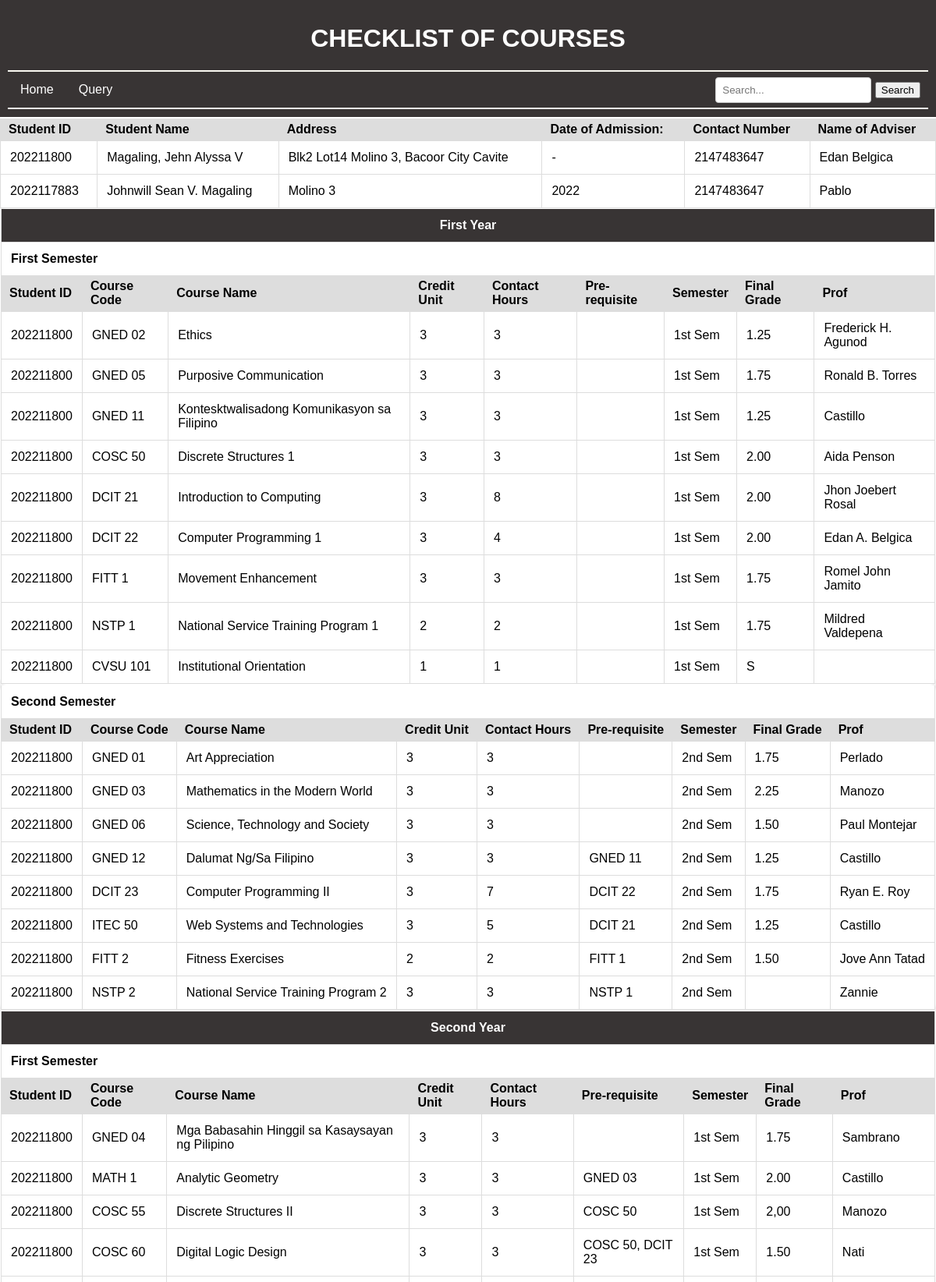
The app's page /home.php (upper part) with its own data.
### tables this page shows
CREATE TABLE `student_info` (
  `student_info_id` int(50) NOT NULL,
  `student_id` int(50) NOT NULL,
  `student_name` varchar(100) NOT NULL,
  `address` varchar(100) NOT NULL,
  `date_of_add` varchar(100) NOT NULL,
  `contact_num` int(50) NOT NULL,
  `name_of_adviser` varchar(100) NOT NULL
);

CREATE TABLE `firstyr_1stsem` (
  `id` int(50) NOT NULL,
  `firstyr_1stsem_id` int(50) NOT NULL,
  `course_code` varchar(50) NOT NULL,
  `course_name` varchar(100) NOT NULL,
  `credit_unit` int(50) NOT NULL,
  `contact_hrs` int(50) NOT NULL,
  `pre_quisite` varchar(100) NOT NULL,
  `semester` varchar(100) NOT NULL,
  `finalgrade` varchar(50) NOT NULL,
  `firstyr_1stsem_prof` varchar(100) NOT NULL
);

CREATE TABLE `firstyr_2ndsem` (
  `id` int(50) NOT NULL,
  `firstyr_2ndsem_id` int(50) NOT NULL,
  `course_code` varchar(50) NOT NULL,
  `course_name` varchar(50) NOT NULL,
  `credit_unit` int(50) NOT NULL,
  `contact_hrs` int(50) NOT NULL,
  `pre_quisite` varchar(100) NOT NULL,
  `semester` varchar(100) NOT NULL,
  `finalgrade` text NOT NULL,
  `firstyr_2ndsem_prof` varchar(100) NOT NULL
);

CREATE TABLE `secondyr_1stsem` (
  `id` int(50) NOT NULL,
  `secondyr_1stsem_id` int(50) NOT NULL,
  `course_code` varchar(50) NOT NULL,
  `course_name` varchar(50) NOT NULL,
  `credit_unit` int(50) NOT NULL,
  `contact_hrs` int(50) NOT NULL,
  `pre_quisite` varchar(100) NOT NULL,
  `semester` varchar(100) NOT NULL,
  `finalgrade` varchar(50) NOT NULL,
  `secondyr_1stsem_prof` varchar(100) NOT NULL
);

### home.php (the view, shortened to what this page needs)
    <!DOCTYPE html>
    <html lang="en">
    <head>
        <link rel="stylesheet" href="style1.css">
</body>
</html>
    </head>
    <body>
    <header>
    <h1>CHECKLIST OF COURSES</h1>
    <nav>
    <a href="mainpg.php">Home</a>
    <a href="process.php">Query</a>
</nav>
<div class="search-box">
    <form id="searchForm" action="results.php" method="GET">
        <input type="text" name="search" placeholder="Search...">
        <input type="submit" value="Search">
    </form>
</div>
    </header>
        <form action="process_form.php" method="post">
            <table>
<div class="container1">
       <table>
<tr>
<?php
    $servername = "localhost";
    $username = "root";
    $password = "";
    $dbname = "checklist_db";
    $conn = new mysqli($servername, $username, $password, $dbname);
    $sql = "SELECT * FROM student_info";
    $result = $conn->query($sql);
    if ($result->num_rows > 0) {
        echo '<div>';
        echo '<table>';
        echo '<tr>';
        echo '<td class="highlighted-text"><b>Student ID </b></td>';
        echo '<td class="highlighted-text"><b>Student Name </b></td>';
        echo '<td class="highlighted-text"><b>Address </b></td>';
        echo '<td class="highlighted-text"><b>Date of Admission: </b></td>';
        echo '<td class="highlighted-text"><b>Contact Number </b></td>';
        echo '<td class="highlighted-text"><b>Name of Adviser </b></td>';
        echo '</tr>';
        while ($row = $result->fetch_assoc()) {
            echo '<tr>';
            echo '<td>' . $row["student_id"] . '</td>';
            echo '<td>' . $row["student_name"] . '</td>';
            echo '<td>' . $row["address"] . '</td>';
            echo '<td>' . $row["date_of_add"] . '</td>';
            echo '<td>' . $row["contact_num"] . '</td>';
            echo '<td>' . $row["name_of_adviser"] . '</td>';
            echo '</tr>';
        }
        echo '</table>';
        echo '</div>';
    } else {
        echo "0 results";
    }
?>
<div>
   <div class="container1">
       <table>
    </div>
    <th colspan="10" class="first-year-header">First Year</th>
    </div>
</div>
    <tr>
<th colspan="10" style="text-align: left;">First Semester</th>
</tr>
<tr>
<?php
    $servername = "localhost";
    $username = "root";
    $password = "";
    $dbname = "checklist_db";
    $conn = new mysqli($servername, $username, $password, $dbname);
    $sql = "SELECT * FROM firstyr_1stsem";
    $result = $conn->query($sql);
    if ($result->num_rows > 0) {
        echo '<div>';
        echo '<table>';
        echo '<tr>';
        echo '<td class="highlighted-text"><b>Student ID </b></td>';
        echo '<td class="highlighted-text"><b>Course Code </b></td>';
        echo '<td class="highlighted-text"><b>Course Name </b></td>';
        echo '<td class="highlighted-text"><b>Credit Unit </b></td>';
        echo '<td class="highlighted-text"><b>Contact Hours </b></td>';
        echo '<td class="highlighted-text"><b>Pre-requisite </b></td>';
        echo '<td class="highlighted-text"><b>Semester </b></td>';
        echo '<td class="highlighted-text"><b>Final Grade </b></td>';
        echo '<td class="highlighted-text"><b>Prof </b></td>';
        echo '</tr>';
        while ($row = $result->fetch_assoc()) {
            echo '<tr>';
            echo '<td>' . $row["firstyr_1stsem_id"] . '</td>';
            echo '<td>' . $row["course_code"] . '</td>';
            echo '<td>' . $row["course_name"] . '</td>';
            echo '<td>' . $row["credit_unit"] . '</td>';
            echo '<td>' . $row["contact_hrs"] . '</td>';
            echo '<td>' . $row["pre_quisite"] . '</td>';
            echo '<td>' . $row["semester"] . '</td>';
            echo '<td>' . $row["finalgrade"] . '</td>';
            echo '<td>' . $row["firstyr_1stsem_prof"] . '</td>';
            echo '</tr>';
        }
        echo '</table>';
        echo '</div>';
    } else {
        echo "0 results";
    }
?>
<div class="container1">
       <table>
    <tr>
<th colspan="10" style="text-align: left;">Second Semester</th>
</tr>
<tr>
<?php
    $servername = "localhost";
    $username = "root";
    $password = "";
    $dbname = "checklist_db";
    $conn = new mysqli($servername, $username, $password, $dbname);
    $sql = "SELECT * FROM firstyr_2ndsem";
    $result = $conn->query($sql);
    if ($result->num_rows > 0) {
        echo '<div>';
        echo '<table>';
        echo '<tr>';
        echo '<td class="highlighted-text"><b>Student ID </b></td>';
        echo '<td class="highlighted-text"><b>Course Code </b></td>';
        echo '<td class="highlighted-text"><b>Course Name </b></td>';
        echo '<td class="highlighted-text"><b>Credit Unit </b></td>';
        echo '<td class="highlighted-text"><b>Contact Hours </b></td>';
        echo '<td class="highlighted-text"><b>Pre-requisite </b></td>';
        echo '<td class="highlighted-text"><b>Semester </b></td>';
        echo '<td class="highlighted-text"><b>Final Grade </b></td>';
        echo '<td class="highlighted-text"><b>Prof </b></td>';
        echo '</tr>';
        while ($row = $result->fetch_assoc()) {
            echo '<tr>';
            echo '<td>' . $row["firstyr_2ndsem_id"] . '</td>';
            echo '<td>' . $row["course_code"] . '</td>';
            echo '<td>' . $row["course_name"] . '</td>';
            echo '<td>' . $row["credit_unit"] . '</td>';
            echo '<td>' . $row["contact_hrs"] . '</td>';
            echo '<td>' . $row["pre_quisite"] . '</td>';
            echo '<td>' . $row["semester"] . '</td>';
            echo '<td>' . $row["finalgrade"] . '</td>';
            echo '<td>' . $row["firstyr_2ndsem_prof"] . '</td>';
            echo '</tr>';
        }
        echo '</table>';
        echo '</div>';
    } else {
        echo "0 results";
    }
?>
<div class="container1">
       <table>
       <th colspan="10" class="first-year-header">Second Year</th>
</tr>
    <tr>
<th colspan="10" style="text-align: left;">First Semester</th>
</tr>
<tr>
<?php
    $servername = "localhost";
    $username = "root";
    $password = "";
    $dbname = "checklist_db";
    $conn = new mysqli($servername, $username, $password, $dbname);
    $sql = "SELECT * FROM secondyr_1stsem";
    $result = $conn->query($sql);
    if ($result->num_rows > 0) {
        echo '<div>';
        echo '<table>';
        echo '<tr>';
        echo '<td class="highlighted-text"><b>Student ID </b></td>';
        echo '<td class="highlighted-text"><b>Course Code </b></td>';
        echo '<td class="highlighted-text"><b>Course Name </b></td>';
        echo '<td class="highlighted-text"><b>Credit Unit </b></td>';
        echo '<td class="highlighted-text"><b>Contact Hours </b></td>';
        echo '<td class="highlighted-text"><b>Pre-requisite </b></td>';
        echo '<td class="highlighted-text"><b>Semester </b></td>';
        echo '<td class="highlighted-text"><b>Final Grade </b></td>';
        echo '<td class="highlighted-text"><b>Prof </b></td>';
        echo '</tr>';
        while ($row = $result->fetch_assoc()) {
            echo '<tr>';
            echo '<td>' . $row["secondyr_1stsem_id"] . '</td>';
            echo '<td>' . $row["course_code"] . '</td>';
            echo '<td>' . $row["course_name"] . '</td>';
            echo '<td>' . $row["credit_unit"] . '</td>';
            echo '<td>' . $row["contact_hrs"] . '</td>';
            echo '<td>' . $row["pre_quisite"] . '</td>';
            echo '<td>' . $row["semester"] . '</td>';
            echo '<td>' . $row["finalgrade"] . '</td>';
            echo '<td>' . $row["secondyr_1stsem_prof"] . '</td>';
            echo '</tr>';
        }
        echo '</table>';
        echo '</div>';
    } else {
        echo "0 results";
    }
?>
        </form>
    </body>
    </html>

### style1.css (style rules this page uses)
body { font-family: Arial, sans-serifs; margin: 0; padding: 0; background-color: #f2f2f2; }
h1 { text-align: center; }
table { width: 100%; background-color: white; border-collapse: collapse; }
th, td { padding: 12px; border-bottom: 1px solid #ddd; border-right: 1px solid #ddd; border-left: 1px solid #ddd; text-align: left; font-size: 16px; }
.search-box { position: absolute; top: 99px; right: 20px; }
.search-box input[type="text"] { padding: 8px; border-radius: 4px; border: 1px solid #ccc; box-sizing: border-box; width: 200px; }
.container1 { padding: 1px; background-color: white; border-radius: 8px; text-align: center; }
.first-year-header { background-color: #383434; color: white; font-weight: bold; text-align: center; }
.highlighted-text { background-color: #DDDDDD; color: black; padding: 5px 10px; }
div { display: block; }
header { color:white; text-align: center; padding: 10px; background-color: #383434; }
nav { overflow: hidden; text-align: right; border-bottom: 2px solid #FBF9F1; border-top: 2px solid #FBF9F1; }
nav a { float: left; display: block; color: white; text-align: right; padding: 14px 16px; text-decoration: none; }

### records on screen
student_info: student "202211800", student_name "Magaling, Jehn Alyssa V", address "Blk2 Lot14 Molino 3, Bacoor City Cavite", date_of_add "-", contact_num "2147483647", name_of_adviser "Edan Belgica"
student_info: student "2022117883", student_name "Johnwill Sean V. Magaling", address "Molino 3", date_of_add "2022", contact_num "2147483647", name_of_adviser "Pablo"
firstyr_1stsem: firstyr_1stsem "202211800", course_code "GNED 02", course_name "Ethics", credit_unit "3", contact_hrs "3", semester "1st Sem", finalgrade "1.25", firstyr_1stsem_prof "Frederick H. Agunod"
firstyr_1stsem: firstyr_1stsem "202211800", course_code "GNED 05", course_name "Purposive Communication", credit_unit "3", contact_hrs "3", semester "1st Sem", finalgrade "1.75", firstyr_1stsem_prof "Ronald B. Torres"
firstyr_1stsem: firstyr_1stsem "202211800", course_code "GNED 11", course_name "Kontesktwalisadong Komunikasyon sa Filipino", credit_unit "3", contact_hrs "3", semester "1st Sem", finalgrade "1.25", firstyr_1stsem_prof "Castillo"
firstyr_1stsem: firstyr_1stsem "202211800", course_code "COSC 50", course_name "Discrete Structures 1", credit_unit "3", contact_hrs "3", semester "1st Sem", finalgrade "2.00", firstyr_1stsem_prof "Aida Penson"
firstyr_1stsem: firstyr_1stsem "202211800", course_code "DCIT 21", course_name "Introduction to Computing", credit_unit "3", contact_hrs "8", semester "1st Sem", finalgrade "2.00", firstyr_1stsem_prof "Jhon Joebert Rosal"
firstyr_1stsem: firstyr_1stsem "202211800", course_code "DCIT 22", course_name "Computer Programming 1", credit_unit "3", contact_hrs "4", semester "1st Sem", finalgrade "2.00", firstyr_1stsem_prof "Edan A. Belgica"
firstyr_1stsem: firstyr_1stsem "202211800", course_code "FITT 1", course_name "Movement Enhancement", credit_unit "3", contact_hrs "3", semester "1st Sem", finalgrade "1.75", firstyr_1stsem_prof "Romel John Jamito"
firstyr_1stsem: firstyr_1stsem "202211800", course_code "NSTP 1", course_name "National Service Training Program 1", credit_unit "2", contact_hrs "2", semester "1st Sem", finalgrade "1.75", firstyr_1stsem_prof "Mildred Valdepena"
firstyr_1stsem: firstyr_1stsem "202211800", course_code "CVSU 101", course_name "Institutional Orientation", credit_unit "1", contact_hrs "1", semester "1st Sem", finalgrade "S"
firstyr_2ndsem: firstyr_2ndsem "202211800", course_code "GNED 01", course_name "Art Appreciation", credit_unit "3", contact_hrs "3", semester "2nd Sem", finalgrade "1.75", firstyr_2ndsem_prof "Perlado"
firstyr_2ndsem: firstyr_2ndsem "202211800", course_code "GNED 03", course_name "Mathematics in the Modern World", credit_unit "3", contact_hrs "3", semester "2nd Sem", finalgrade "2.25", firstyr_2ndsem_prof "Manozo"
firstyr_2ndsem: firstyr_2ndsem "202211800", course_code "GNED 06", course_name "Science, Technology and Society", credit_unit "3", contact_hrs "3", semester "2nd Sem", finalgrade "1.50", firstyr_2ndsem_prof "Paul Montejar"
firstyr_2ndsem: firstyr_2ndsem "202211800", course_code "GNED 12", course_name "Dalumat Ng/Sa Filipino", credit_unit "3", contact_hrs "3", pre_quisite "GNED 11", semester "2nd Sem", finalgrade "1.25", firstyr_2ndsem_prof "Castillo"
firstyr_2ndsem: firstyr_2ndsem "202211800", course_code "DCIT 23", course_name "Computer Programming II", credit_unit "3", contact_hrs "7", pre_quisite "DCIT 22", semester "2nd Sem", finalgrade "1.75", firstyr_2ndsem_prof "Ryan E. Roy"
firstyr_2ndsem: firstyr_2ndsem "202211800", course_code "ITEC 50", course_name "Web Systems and Technologies", credit_unit "3", contact_hrs "5", pre_quisite "DCIT 21", semester "2nd Sem", finalgrade "1.25", firstyr_2ndsem_prof "Castillo"
firstyr_2ndsem: firstyr_2ndsem "202211800", course_code "FITT 2", course_name "Fitness Exercises", credit_unit "2", contact_hrs "2", pre_quisite "FITT 1", semester "2nd Sem", finalgrade "1.50", firstyr_2ndsem_prof "Jove Ann Tatad"
firstyr_2ndsem: firstyr_2ndsem "202211800", course_code "NSTP 2", course_name "National Service Training Program 2", credit_unit "3", contact_hrs "3", pre_quisite "NSTP 1", semester "2nd Sem", firstyr_2ndsem_prof "Zannie"
secondyr_1stsem: secondyr_1stsem "202211800", course_code "GNED 04", course_name "Mga Babasahin Hinggil sa Kasaysayan ng Pilipino", credit_unit "3", contact_hrs "3", semester "1st Sem", finalgrade "1.75", secondyr_1stsem_prof "Sambrano"
secondyr_1stsem: secondyr_1stsem "202211800", course_code "MATH 1", course_name "Analytic Geometry", credit_unit "3", contact_hrs "3", pre_quisite "GNED 03", semester "1st Sem", finalgrade "2.00", secondyr_1stsem_prof "Castillo"
secondyr_1stsem: secondyr_1stsem "202211800", course_code "COSC 55", course_name "Discrete Structures II", credit_unit "3", contact_hrs "3", pre_quisite "COSC 50", semester "1st Sem", finalgrade "2,00", secondyr_1stsem_prof "Manozo"
secondyr_1stsem: secondyr_1stsem "202211800", course_code "COSC 60", course_name "Digital Logic Design", credit_unit "3", contact_hrs "3", pre_quisite "COSC 50, DCIT 23", semester "1st Sem", finalgrade "1.50", secondyr_1stsem_prof "Nati"
